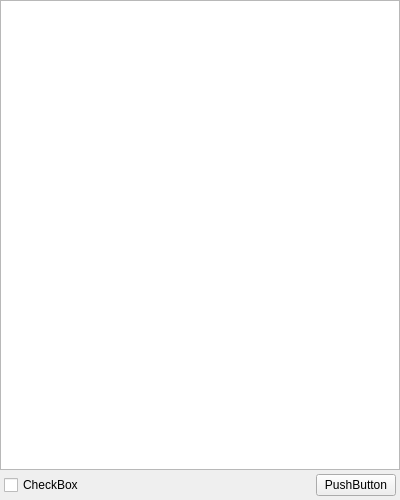
<?xml version="1.0" encoding="UTF-8"?>
<ui version="4.0">
 <class>MainWindow</class>
 <widget class="QMainWindow" name="MainWindow">
  <property name="geometry">
   <rect>
    <x>0</x>
    <y>0</y>
    <width>400</width>
    <height>500</height>
   </rect>
  </property>
  <property name="windowTitle">
   <string>FastPaste</string>
  </property>
  <property name="statusTip">
   <string/>
  </property>
  <widget class="QWidget" name="centralwidget">
   <layout class="QVBoxLayout" name="verticalLayout">
    <property name="spacing">
     <number>0</number>
    </property>
    <property name="leftMargin">
     <number>0</number>
    </property>
    <property name="topMargin">
     <number>0</number>
    </property>
    <property name="rightMargin">
     <number>0</number>
    </property>
    <property name="bottomMargin">
     <number>0</number>
    </property>
    <item>
     <layout class="QGridLayout" name="gridLayout">
      <item row="0" column="0">
       <widget class="QTreeWidget" name="treeWidget">
        <attribute name="headerVisible">
         <bool>false</bool>
        </attribute>
        <column>
         <property name="text">
          <string notr="true">1</string>
         </property>
        </column>
       </widget>
      </item>
     </layout>
    </item>
    <item>
     <layout class="QHBoxLayout" name="horizontalLayout">
      <property name="spacing">
       <number>0</number>
      </property>
      <property name="leftMargin">
       <number>4</number>
      </property>
      <property name="topMargin">
       <number>4</number>
      </property>
      <property name="rightMargin">
       <number>4</number>
      </property>
      <property name="bottomMargin">
       <number>4</number>
      </property>
      <item>
       <widget class="QCheckBox" name="checkBox">
        <property name="text">
         <string>CheckBox</string>
        </property>
       </widget>
      </item>
      <item>
       <spacer name="horizontalSpacer">
        <property name="orientation">
         <enum>Qt::Horizontal</enum>
        </property>
        <property name="sizeHint" stdset="0">
         <size>
          <width>40</width>
          <height>20</height>
         </size>
        </property>
       </spacer>
      </item>
      <item>
       <widget class="QPushButton" name="pushButton">
        <property name="text">
         <string>PushButton</string>
        </property>
       </widget>
      </item>
     </layout>
    </item>
   </layout>
  </widget>
 </widget>
 <resources/>
 <connections/>
</ui>
